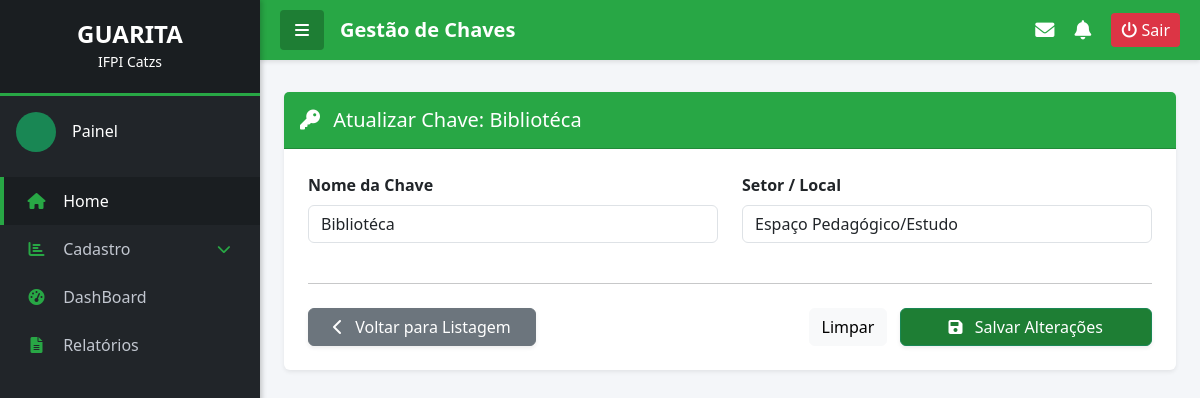
The app's page /chaves/editar/8/ with its own data.
### controle_chaves/models.py (models this page shows, shortened)
class Chave(models.Model):
    nome = models.CharField(max_length=50) # Ex: Chave 01
    setor = models.CharField(max_length=100) # Ex: Laboratório de Informática
    disponivel = models.BooleanField(default=True)

### controle_chaves/views.py (the view)
# urls.py: path('chaves/editar/<int:id>/', views.editar_chave, name='editar_chave'),
def editar_chave(request, id):
    try:
        chave_instancia = Chave.objects.get(pk=id)
    except Chave.DoesNotExist:
        messages.error(request, 'Chave não encontrada')
        return redirect('listar_chave')
    if request.method == 'POST':
        form = ChaveForm(request.POST, instance=chave_instancia)
        if form.is_valid():
            form.save()
            messages.success(request, 'Chave atualizada com sucesso!')
            return redirect('listar_chave')
    else:
        form = ChaveForm(instance=chave_instancia)
    return render(request, 'home/chaves/form.html', {'form': form})

### controle_chaves/forms.py
class ChaveForm(forms.ModelForm):
    class Meta:
        model = Chave
        fields = ['nome', 'setor',]
        widgets = {
            'nome': forms.TextInput(attrs={'class': 'form-control', 'placeholder': 'Ex: Chave 01'}),
            'setor': forms.TextInput(attrs={'class': 'form-control', 'placeholder': 'Ex: Laboratório de Informática'}),
        }

### controle_chaves/templates/home/chaves/form.html (shortened to what this page needs)
{% extends "home/base.html" %}
{% block conteudo %}
<div class="container-fluid px-0">
    <div class="row justify-content-center">
        <div class="col-12">
            <div class="card border-0 shadow-sm mt-2">
                <div class="card-header text-white fw-bold py-3" style="background-color: var(--ifpi-verde);">
                    <h5 class="mb-0">
                        <i class="fas {% if form.instance.pk %}fa-key{% else %}fa-plus-circle{% endif %} me-2"></i>
                        {% if form.instance.pk %}Atualizar Chave: {{ form.instance.nome }}{% else %}Cadastro de Nova Chave{% endif %}
                    </h5>
                </div>
                <div class="card-body p-4">
                    <form method="POST" action="">
                        <div class="row">
                            <div class="col-md-6 mb-3">
                                <label class="form-label fw-bold">Nome da Chave</label>
                                {{ form.nome }}
                            </div>
                            <div class="col-md-6 mb-3">
                                <label class="form-label fw-bold">Setor / Local</label>
                                {{ form.setor }}
                            </div>
                        </div>
                        <hr class="mt-4 mb-4">
                        <div class="d-flex justify-content-between align-items-center">
                            <a href="{% url 'listar_chave' %}"class="btn btn-secondary shadow-sm px-4 text-white">
                                     <i class="fas fa-chevron-left me-2"></i> Voltar para Listagem
                            </a>
                            <div>
                                <button type="reset" class="btn btn-light me-2">Limpar</button>
                                <button type="submit" class="btn btn-success px-5 shadow-sm" style="background-color: var(--ifpi-verde-escuro);">
                                    <i class="fas fa-save me-2"></i> {% if form.instance.pk %}Salvar Alterações{% else %}Finalizar Cadastro{% endif %}
                                </button>
                            </div>
                        </div>
                    </form>
                </div>
            </div>
        </div>
    </div>
</div>
{% endblock conteudo %}

### controle_chaves/templates/home/base.html (style rules this page uses)
:root { --ifpi-verde: #28a745; --ifpi-verde-escuro: #1e7e34; --ifpi-vermelho: #dc3545; --ifpi-preto: #212529; --ifpi-preto-escuro: #1a1e21; --ifpi-branco: #ffffff; --fundo-conteudo: #f4f6f9; --sidebar-width: 260px; }
body { font-family: 'Segoe UI', Tahoma, Geneva, Verdana, sans-serif; background-color: var(--fundo-conteudo); margin: 0; overflow-x: hidden; }

### records on screen
Chave: instance.nome "Bibliotéca", nome "Bibliotéca", setor "Espaço Pedagógico/Estudo"
